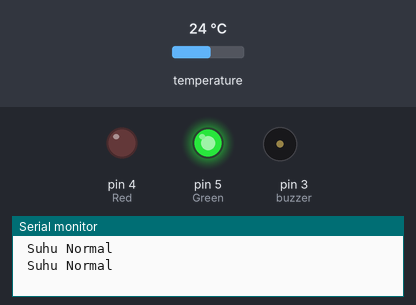
Bench run of a sketch on a simulated Arduino Uno, built with avr-gcc and run on an emulated ATmega328P. Shown: output pins drawn as LEDs (lit = HIGH), buzzer (waves = sounding, pin HIGH), the last lines printed to the serial monitor. The test bench sets the inputs (shaded band); at power-on: temperature 24 °C.

Above: at 2.3 s.
2.4 s: temperature set to 29.5 °C
4.2 s: temperature set to 30.8 °C
At 4.9 s:
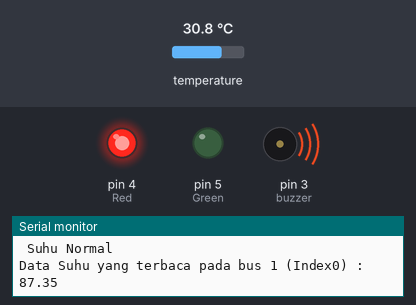
6.1 s: temperature set to 12 °C
At 7.1 s:
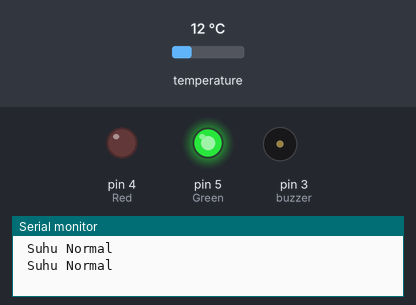
7.6 s: temperature set to 33 °C
At 8.1 s:
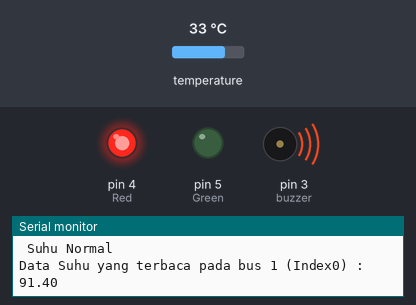
Timing chart, 0 to 10.1 s (numbered marks = the images above; inputs shaded):
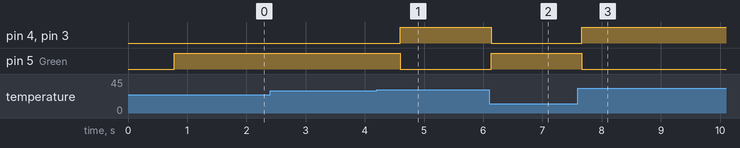

Measured:
- the behaviour switches between 29.9 and 30 °C on temperature (found by bisection; images 0 and 1)
- after the input at 4.2 s, pin 4 (Red), pin 3 (buzzer): LOW → HIGH after 0.40 s; pin 5 (Green): HIGH → LOW after 0.40 s
- after the input at 6.1 s, pin 4 (Red), pin 3 (buzzer): HIGH → LOW at once; pin 5 (Green): LOW → HIGH at once
- after the input at 7.6 s, pin 4 (Red), pin 3 (buzzer): LOW → HIGH after 0.06 s; pin 5 (Green): HIGH → LOW after 0.06 s

The sketch:

5.1._DS18B20_Fahrenheit.ino
```cpp
//Inisialisasi2
#include <OneWire.h>
#include <DallasTemperature.h>

int sensorSuhu = 2;
int buzzer = 3;
int Red = 4;
int Green = 5;
OneWire oneWire(sensorSuhu);
DallasTemperature sensors(&oneWire);

void setup() {
  // put your setup code here, to run once:
  Serial.begin(115200);
  sensors.begin();
  pinMode(sensorSuhu, INPUT);
  pinMode(buzzer, OUTPUT);
  pinMode(Red, OUTPUT);
  pinMode(Green, OUTPUT);
}

void loop() {
  // put your main code here, to run repeatedly:
  sensors.requestTemperatures();
  float bacasuhu = sensors.getTempFByIndex(0);
  if(bacasuhu >= 86){
    Serial.print("Data Suhu yang terbaca pada bus 1 (Index0) : ");
    Serial.println(bacasuhu);
    digitalWrite(buzzer, HIGH);
    digitalWrite(Red, HIGH);
    digitalWrite(Green, LOW);
  }
  else{
    Serial.println(" Suhu Normal ");
    digitalWrite(buzzer, LOW);
    digitalWrite(Green, HIGH);
    digitalWrite(Red, LOW);
  }
}
```
